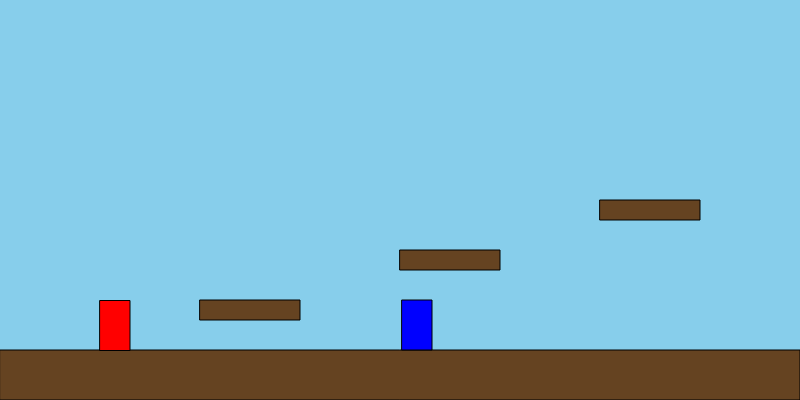
Frame 1 (no input)
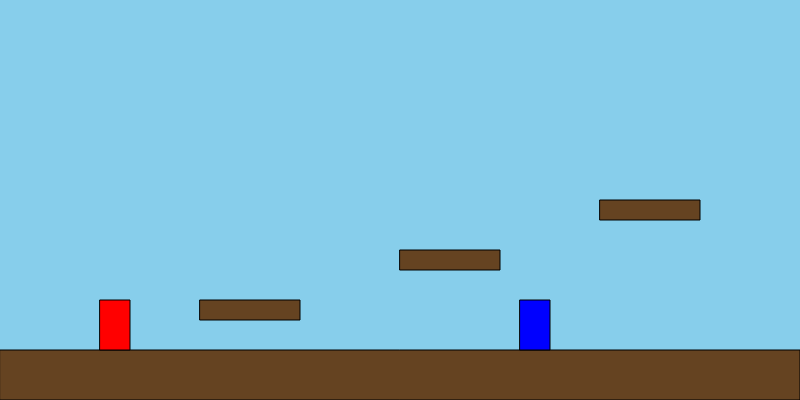
Frame 60 (no input)
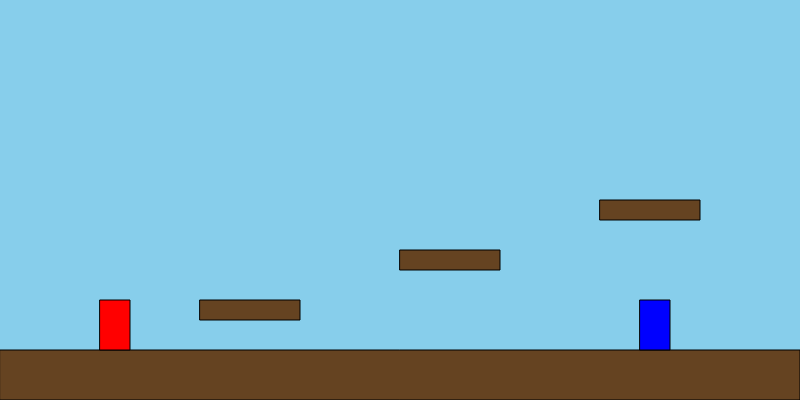
Frame 120 (the mouse pressed at the canvas centre since frame 60)

The p5.js sketch that drew these frames (run headless with seeded random() and noise() and a simulated clock; from frame 60 on, the mouse is pressed at the canvas centre):

// p5.js sketch
// ── sketch.js
let player, enemy;
let platforms = [];
let gravity = 0.5;
let jumpStrength = -12;
let isJumping = false;

function setup() {
  createCanvas(800, 400);
  player = {
    x: 100,
    y: 300,
    width: 30,
    height: 50,
    speed: 5,
    velY: 0
  };
  
  enemy = {
    x: 400,
    y: 300,
    width: 30,
    height: 50,
    speed: 2,
    direction: 1
  };

  platforms.push({x: 0, y: 350, width: 800, height: 50});
  platforms.push({x: 200, y: 300, width: 100, height: 20});
  platforms.push({x: 400, y: 250, width: 100, height: 20});
  platforms.push({x: 600, y: 200, width: 100, height: 20});
}

function draw() {
  background(135, 206, 235);
  
  // Draw platforms
  fill(101, 67, 33);
  for (let platform of platforms) {
    rect(platform.x, platform.y, platform.width, platform.height);
  }

  // Update and draw player
  handlePlayerInput();
  updatePlayer();
  drawPlayer();

  // Update and draw enemy
  updateEnemy();
  drawEnemy();
}

function handlePlayerInput() {
  if (keyIsDown(LEFT_ARROW)) {
    player.x -= player.speed;
  }
  if (keyIsDown(RIGHT_ARROW)) {
    player.x += player.speed;
  }
  if (keyIsDown(32) && !isJumping) { // spacebar
    player.velY = jumpStrength;
    isJumping = true;
  }
}

function updatePlayer() {
  player.velY += gravity;
  player.y += player.velY;

  // Check platform collisions
  let onGround = false;
  for (let platform of platforms) {
    if (
      player.x < platform.x + platform.width &&
      player.x + player.width > platform.x &&
      player.y + player.height <= platform.y &&
      player.y + player.height + player.velY >= platform.y
    ) {
      player.y = platform.y - player.height;
      player.velY = 0;
      isJumping = false;
      onGround = true;
    }
  }

  if (!onGround && player.y > height) {
    player.y = 300;
    player.x = 100;
    player.velY = 0;
  }
}

function drawPlayer() {
  fill(255, 0, 0);
  rect(player.x, player.y, player.width, player.height);
}

function updateEnemy() {
  enemy.x += enemy.speed * enemy.direction;

  // Reverse direction at edges
  if (enemy.x <= 0 || enemy.x + enemy.width >= width) {
    enemy.direction *= -1;
  }
}

function drawEnemy() {
  fill(0, 0, 255);
  rect(enemy.x, enemy.y, enemy.width, enemy.height);
}

function mousePressed() {
  // Change state on click
  player.x += 100;
}
